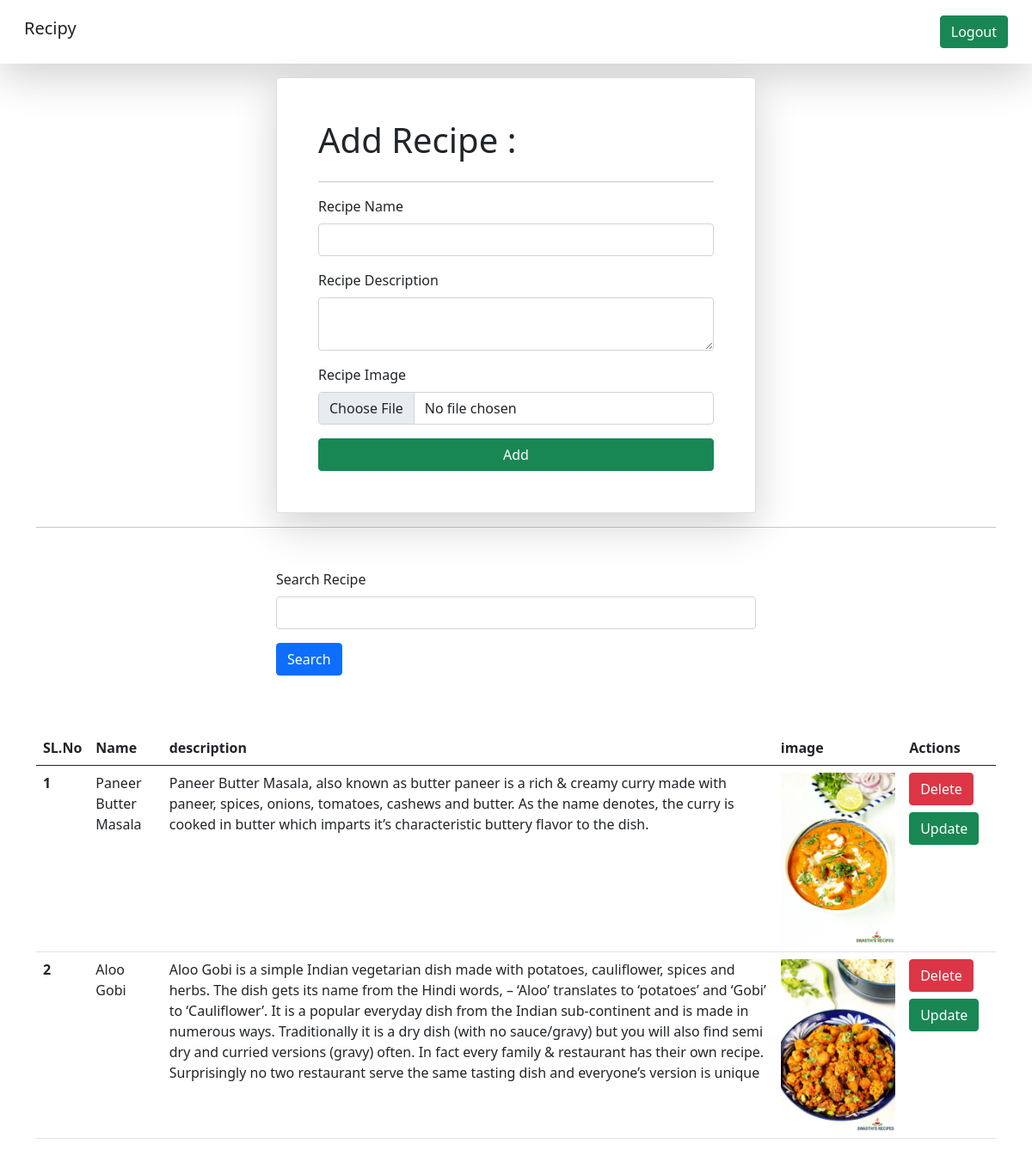
The app's page / (signed in) with its own data.
### home/models.py (models this page shows)
class Recipe(models.Model):
    user = models.ForeignKey(User, on_delete=models.SET_NULL, null=True, blank=True)
    recipe_name = models.CharField(max_length=100)
    desc = models.TextField()
    img = models.ImageField(upload_to="recipe")

### home/views.py (the view, shortened to what this page needs)
# urls.py: path("",index,name='home'),
@login_required(login_url='/login/')
def index(request):
    queryset = Recipe.objects.all()
    if request.GET.get('search'):
        queryset = queryset.filter(recipe_name__icontains = request.GET.get('search'))
    context = {'recipies' : queryset}
    return render(request, 'recipy.html', context)

### template/recipy.html (shortened to what this page needs)
{% extends 'base.html' %}
{% block body %}
<nav class="navbar p-3 shadow-lg ">
    <div class="container-fluid">
      <h3 class="navbar-brand">Recipy</h3>
        <a href="/logout/" class="btn btn-success" type="submit">Logout</a>
    </div>
  </nav>
<div class="container mt-3">
    <form class="mx-auto col-6 card p-5 shadow-lg" enctype="multipart/form-data" method="post">
        <h1>Add Recipe :</h1>
        <hr>
        <div class="mb-3">
            <label for="name" class="form-label">Recipe Name</label>
            <input type="text" class="form-control" id="name" name="recipe_name">
        </div>
        <div class="mb-3">
            <label for="desc" class="form-label">Recipe Description</label>
            <textarea class="form-control" name="desc" id="desc"></textarea>
        </div>
        <div class="mb-3">
            <label for="img" class="form-label">Recipe Image</label>
            <input type="file" class="form-control" id="img" name="img">
        </div>
        <button type="submit" class="btn btn-success">Add</button>
    </form><hr>
    <form>
        <div class="mt-5">
            <div class="mx-auto col-6">
                <div class="mb-3">
                    <label for="search" class="form-label mt-7">Search Recipe</label>
                    <input type="text" class="form-control" id="search" name="search">
                    <button type="submit" class="btn btn-primary my-3">Search</button>
                </div>
            </div>
        </div>
    </form>
    <table class="table my-5">
        <thead>
            <tr>
                <th scope="col">SL.No</th>
                <th scope="col">Name</th>
                <th scope="col">description</th>
                <th scope="col">image</th>
                <th scope="col">Actions</th>
            </tr>
        </thead>
        <tbody>
            {% for recipe in recipies %}
            <tr>
                <th scope="row">{{forloop.counter}}</th>
                <td>{{recipe.recipe_name}}</td>
                <td>{{recipe.desc}}</td>
                <td>
                    <img src="/media/{{recipe.img}}" style="height:200px">
                </td>
                <td>
                    <a href="delete/{{recipe.id}}" class="btn btn-danger mb-2">Delete</a>
                    <a href="/update/{{recipe.id}}" class="btn btn-success">Update</a>
                </td>
            </tr>
            {% endfor %}
        </tbody>
    </table>
</div>
{% endblock %}

### template/base.html (shortened to what this page needs)
<!DOCTYPE html>
<html lang="en">
<head>
    <link href="https://cdn.jsdelivr.net/npm/bootstrap@5.0.2/dist/css/bootstrap.min.css" rel="stylesheet">
</head>
<body>
    {% block body %}{% endblock %}
</body>
</html>

### records on screen
Recipe: recipe_name "Paneer Butter Masala", desc "Paneer Butter Masala, also known as butter paneer is a rich & creamy curry made with paneer, spices, onions, tomatoes, cashews and butter. As the name denotes, the curry is cooked in butter which imparts it’s characteristic buttery flavor to the dish.", img (picture)
Recipe: recipe_name "Aloo Gobi", desc "Aloo Gobi is a simple Indian vegetarian dish made with potatoes, cauliflower, spices and herbs. The dish gets its name from the Hindi words, – ‘Aloo’ translates to ‘potatoes’ and ‘Gobi’ to ‘Cauliflower’. It is a popular everyday dish from the Indian sub-continent and is made in numerous ways. Traditionally it is a dry dish (with no sauce/gravy) but you will also find semi dry and curried versions (gravy) often. In fact every family & restaurant has their own recipe. Surprisingly no two restaurant serve the same tasting dish and everyone’s version is unique", img (picture)
